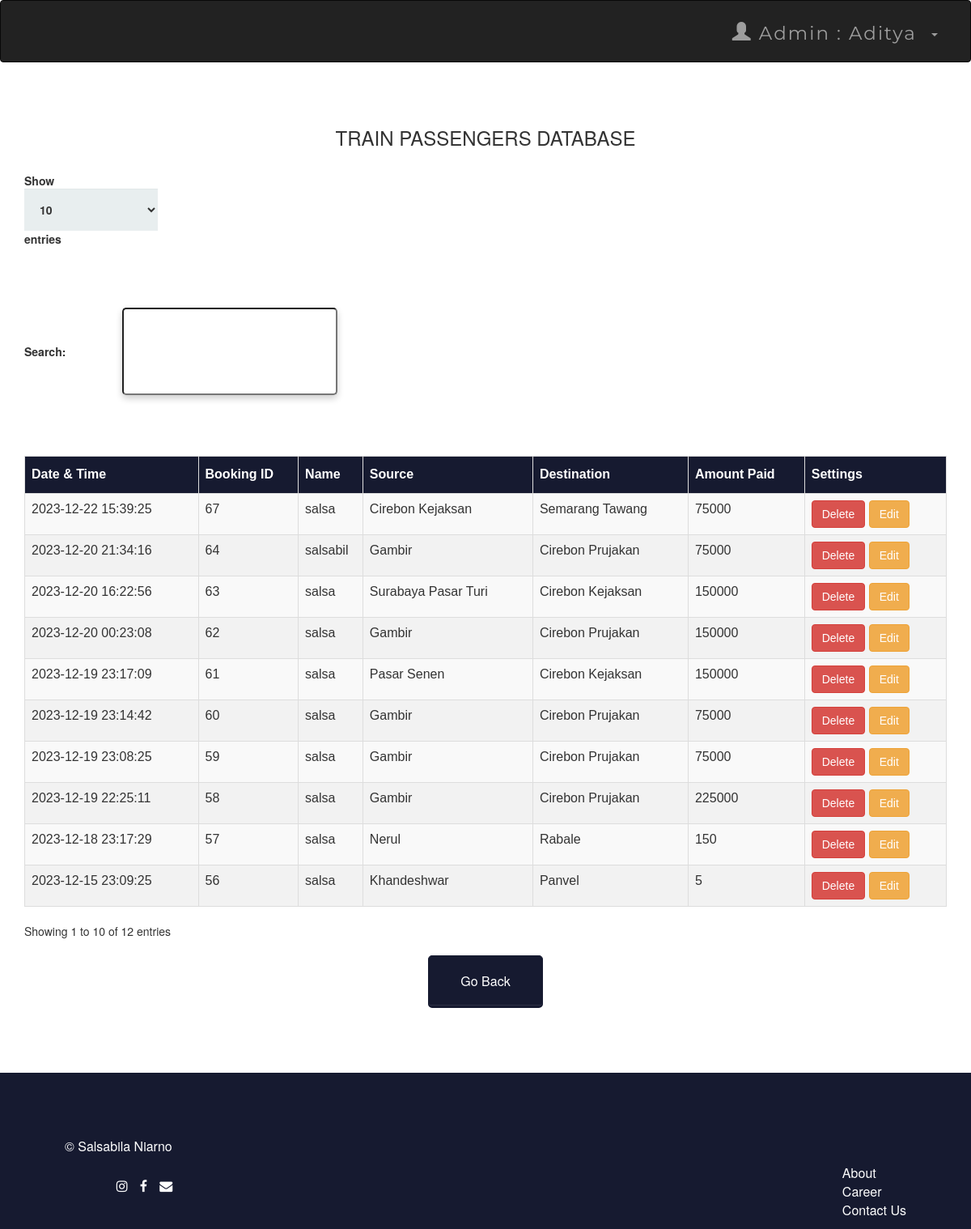
The page /admin/admintraindb.php (signed in) on the database its author committed.
### tables this page shows
CREATE TABLE `transactions` (
  `T_No.` int(10) NOT NULL,
  `email` varchar(50) NOT NULL,
  `source` varchar(50) NOT NULL,
  `dest` varchar(50) NOT NULL,
  `Name` varchar(50) NOT NULL,
  `Class` varchar(25) NOT NULL,
  `Type` varchar(25) NOT NULL,
  `NoOfpass` int(11) NOT NULL,
  `card_no` int(25) NOT NULL,
  `expmonth` int(2) NOT NULL,
  `expyear` int(2) NOT NULL,
  `cvv` int(3) NOT NULL,
  `pin` int(4) NOT NULL,
  `Date` datetime NOT NULL DEFAULT current_timestamp(),
  `Amt` int(10) NOT NULL,
  `Route` varchar(25) NOT NULL
);

### admin/admintraindb.php (the view, shortened to what this page needs)
<?php
include '../connect.php' ;
include 'adminheader.php';
?>
 <!DOCTYPE html>
 <html>
 <link rel='stylesheet' href='../style/index.css'>
      <head>
           <link rel="stylesheet" href="https://maxcdn.bootstrapcdn.com/bootstrap/3.3.6/css/bootstrap.min.css" />
           <link rel="stylesheet" href="https://cdn.datatables.net/1.10.12/css/dataTables.bootstrap.min.css" />
      </head>
      <body>
           <br /><br />
           <div class="container">
                <h3 align="center">TRAIN PASSENGERS DATABASE</h3>
                <br />
                <div class="table-responsive">
                     <table id="data" class="table table-striped table-bordered">
                          <thead>
                               <tr>
                                    <th> Date & Time</th>
                                    <th> Booking ID  </th>
                                    <th> Name </th>
                                    <th> Source </th>
                                    <th> Destination </th>
                                    <th> Amount Paid</th>
                                    <th> Settings</th>
                               </tr>
                          </thead>
                          <tbody>
  <?php
   $result = mysqli_query($connect , "select * From transactions");
  while ($row = mysqli_fetch_assoc($result)):
  ?>
  <tr>
    <td><?php echo $row['Date']; ?></td>
    <td><?php echo $row['T_No.']; ?></td>
    <td><?php echo $row['Name']; ?></td>
    <td><?php echo $row['source']; ?></td>
    <td><?php echo $row['dest']; ?></td>
    <td><?php echo $row['Amt']; ?></td>
    <td><a href="delete.php?pid=<?php echo $row['T_No.']; ?>" class="btn btn-danger">Delete</a>  <a href="edit.php?pid=<?php echo $row['T_No.']; ?>" class="btn btn-warning">Edit</a></td>
    </tr>
  <?php endwhile; ?>
</tbody>
                     </table>
                </div>
           </div>
      </body>
 </html>
<table align='center'>
<tr>
  <td><a href='admin.php'><button style="background-color: #161A30 ; border-color:#161A30 "  ><span style="color:white">Go Back </span> </button></a></td>
 </tr>
</table>
 <?php include '../footer/footer.php';
?>

### style/index.css (style rules this page uses)
*, *:before, *:after { -moz-box-sizing: border-box; -webkit-box-sizing: border-box; box-sizing: border-box; }
body { background-color: #fff; font-family: 'Nunito', sans-serif; color: #161A30; }
a { text-decoration:none; }
td { text-align: center; }
button { padding: 19px 39px; color: #FFF; background-color: #161A30; font-size: 24px; text-align: center; font-style: normal; border-radius: 5px; width: 100%; border: 4px solid #fff; border-width: 1px 1px 3px; box-shadow: 0 -1px 0 rgba(255,255,255,0.1) inset; margin-bottom: 10px; }

### admin/admintraindb.php (style rules this page uses)
table#data { font-size:16px; font-family: "Trebuchet MS", Arial, Helvetica, sans-serif; border-collapse: collapse; border-spacing: 0; width: 100%; }
#data td, #data th { border: 1px solid #ddd; text-align: left; padding: 8px; }
#data tr:nth-child(even) { background-color: #f2f2f2 }
#data th { padding-top: 11px; padding-bottom: 11px; background-color:#161A30; color: white; }

### footer/footer.php (style rules this page uses)
a { color: white; }

### rows shown on the page
transactions: Date "2023-12-15 23:09:25", value "56", Name "salsa", source "Khandeshwar", dest "Panvel", Amt "5"
transactions: Date "2023-12-18 23:17:29", value "57", Name "salsa", source "Nerul", dest "Rabale", Amt "150"
transactions: Date "2023-12-19 22:25:11", value "58", Name "salsa", source "Gambir", dest "Cirebon Prujakan", Amt "225000"
transactions: Date "2023-12-19 23:08:25", value "59", Name "salsa", source "Gambir", dest "Cirebon Prujakan", Amt "75000"
transactions: Date "2023-12-19 23:14:42", value "60", Name "salsa", source "Gambir", dest "Cirebon Prujakan", Amt "75000"
transactions: Date "2023-12-19 23:17:09", value "61", Name "salsa", source "Pasar Senen", dest "Cirebon Kejaksan", Amt "150000"
transactions: Date "2023-12-20 00:23:08", value "62", Name "salsa", source "Gambir", dest "Cirebon Prujakan", Amt "150000"
transactions: Date "2023-12-20 16:22:56", value "63", Name "salsa", source "Surabaya Pasar Turi", dest "Cirebon Kejaksan", Amt "150000"
transactions: Date "2023-12-20 21:34:16", value "64", Name "salsabil", source "Gambir", dest "Cirebon Prujakan", Amt "75000"
transactions: Date "2023-12-22 15:39:25", value "67", Name "salsa", source "Cirebon Kejaksan", dest "Semarang Tawang", Amt "75000"

### other values the page prints
$_SESSION['name'] "Aditya"
